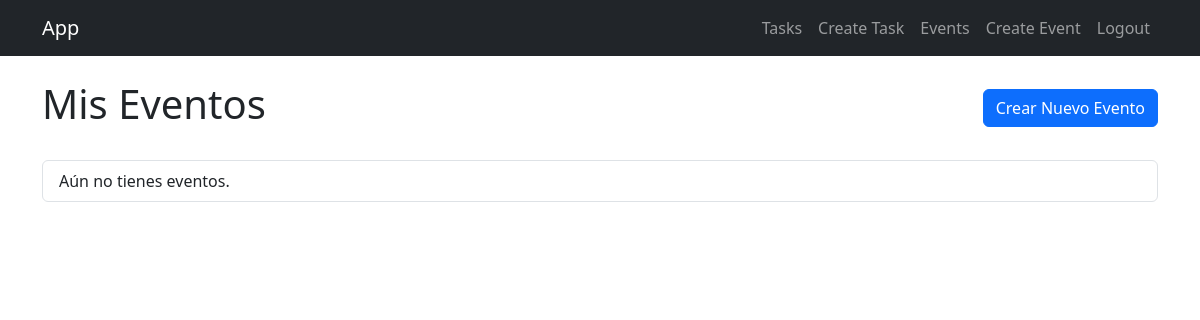
The app's page /eventos/ (signed in), older data.
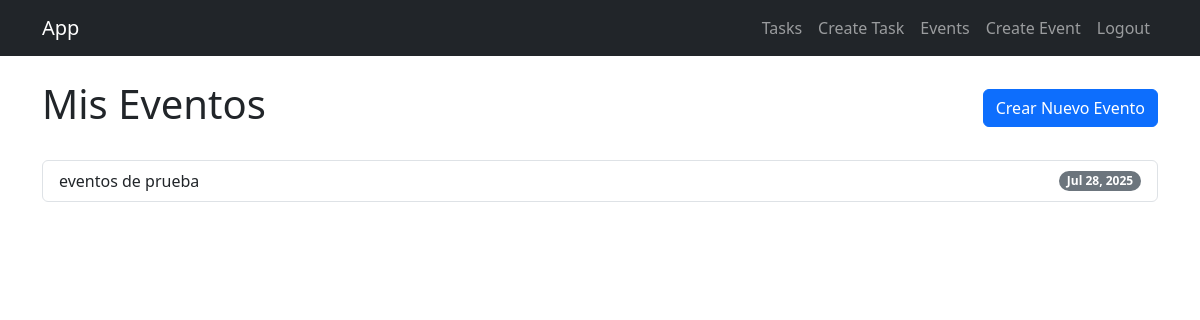
The same page, newer data.
### tasks/models.py (models this page shows, shortened)
class Evento(models.Model):
    nombre = models.CharField(
        max_length=200,
        help_text="Nombre del evento (ej: Conferencia Anual 2025)"
    )
    fecha = models.DateField(
        help_text="Fecha en que se realiza el evento"
    )
    user = models.ForeignKey(
        User, on_delete=models.CASCADE,
        related_name='eventos', null=True, blank=True
    )
    class Meta:
        ordering = ['-fecha'] # Ordena los eventos por fecha, del más reciente al más antiguo.

### tasks/views.py (the view)
# urls.py: path('eventos/',views.eventos,name='eventos'),
def eventos(request):
    eventos= Evento.objects.filter(user=request.user)
    return render(request, 'eventos.html', {"eventos": eventos})

### tasks/templates/eventos.html (shortened to what this page needs)
{% extends "base.html" %}
{% block content %}
<div class="d-flex justify-content-between align-items-center mb-4">
    <h1>Mis Eventos</h1>
    <a href="{% url 'create_event' %}" class="btn btn-primary">Crear Nuevo Evento</a>
</div>
<ul class="list-group">
    {% for evento in eventos %}
        <li class="list-group-item d-flex justify-content-between align-items-center">
            {{ evento.nombre }}
            <span class="badge bg-secondary rounded-pill">{{ evento.fecha|date:"M d, Y" }}</span>
        </li>
    {% empty %}
        <li class="list-group-item">Aún no tienes eventos.</li>
    {% endfor %}
</ul>
{% endblock %}

Row changes from the older to the newer data that the page shows:
added Evento: nombre "eventos de prueba", fecha "Jul 28, 2025"
Text that changed along with them:
text no longer shown: "Aún no tienes eventos."
